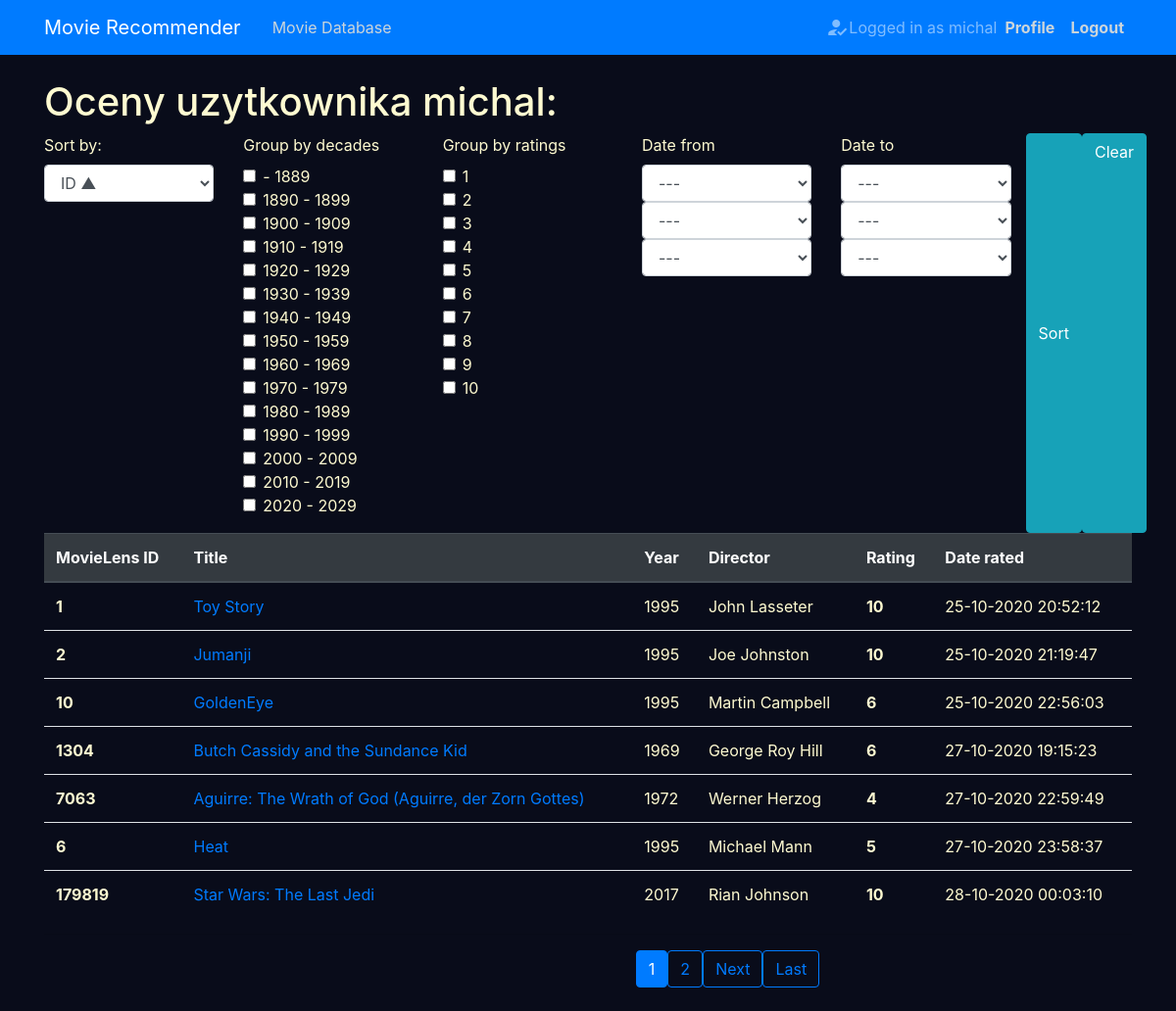
The page /profile/ (signed in) on the database as committed earlier.
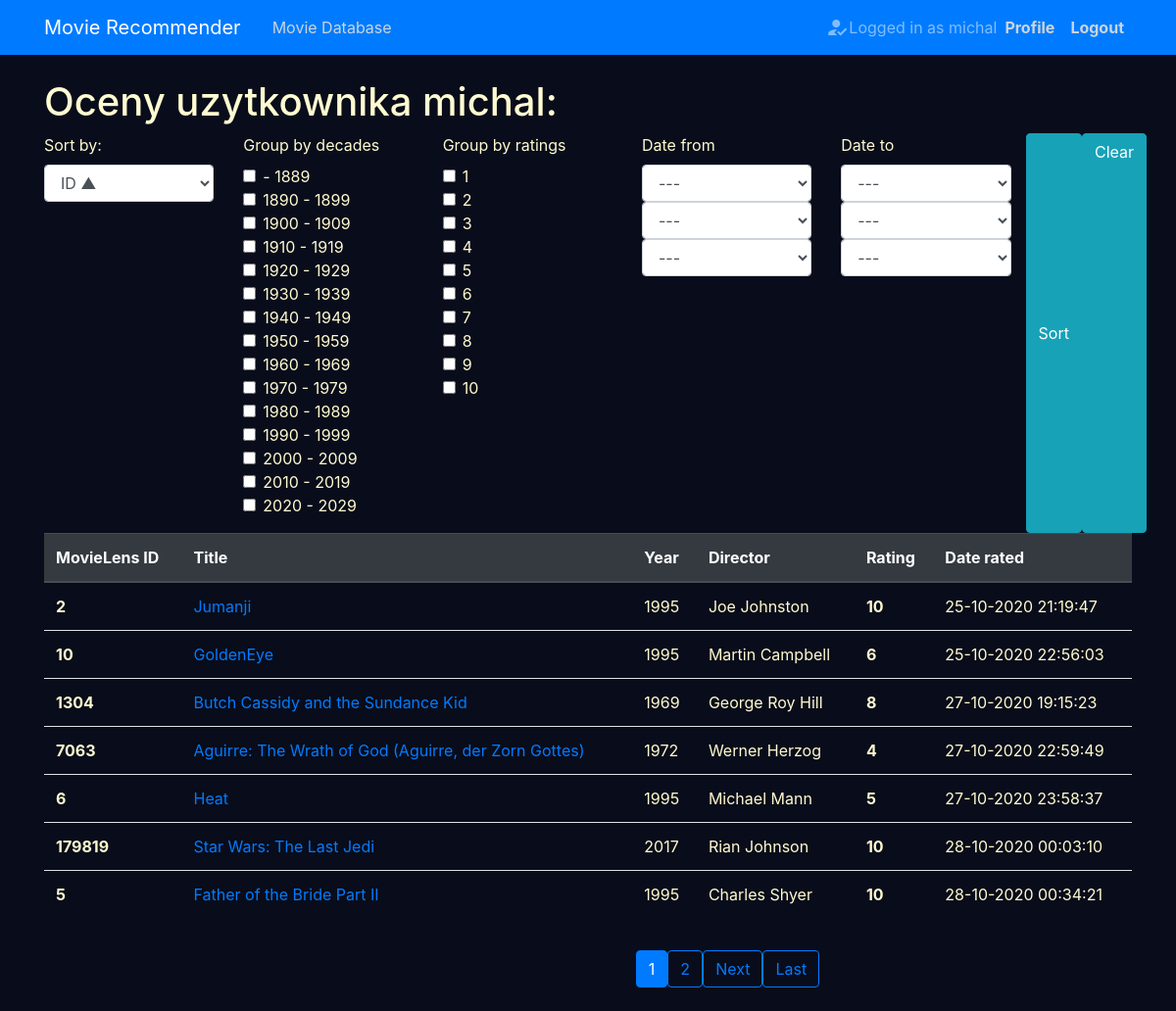
The same page on the database as committed later.
### recommender/models.py (models this page shows, shortened)
class Rating(models.Model):
    movie = models.ForeignKey(Movie, on_delete=models.CASCADE)
    who_rated = models.ForeignKey(User, on_delete=models.CASCADE)
    value = models.PositiveSmallIntegerField(validators=[MinValueValidator(1), MaxValueValidator(10)])
    date_rated = models.DateTimeField(default=timezone.now)
    class Meta:
        constraints = [models.UniqueConstraint(fields=['movie', 'who_rated'], name='No multiple ratings')]
    def __str__(self):
        return f'user_{self.who_rated.pk}_movie_{self.movie}_value_{self.value}'

class Movie(models.Model):
    movielens_id = models.IntegerField()
    imdb_id = models.IntegerField()
    tmdb_id = models.IntegerField()
    title = models.CharField(max_length=200)
    year_released = models.IntegerField()
    director = models.CharField(max_length=100)
    genres = models.ManyToManyField(Genre)
    actors = models.ManyToManyField(Actor)
    def __str__(self):
        return f'MovieLens_id_{self.movielens_id}_Movie_id_{self.id}_{self.title}'

### recommender/views.py (the view, shortened to what this page needs)
# urls.py: path('profile/', RatingListView.as_view(), name='profile'),
class RatingListView(LoginRequiredMixin, ListView):
    model = Movie
    template_name = 'recommender/profile.html'
    context_object_name = 'ratings'
    paginate_by = 7
    def get_queryset(self):
        print(f'\n{self.request}\n')
        queryset = self.request.user.rating_set.all()
        self.form = MovieRatingSortGroupForm(self.request.GET)
        if self.form.is_valid():
            decades_grouping = self.form.cleaned_data['group_by_decades']
            ratings_grouping = self.form.cleaned_data['group_by_ratings']
            if decades_grouping:
                queryset = self.group_by_decade(queryset, decades_grouping)
            if ratings_grouping:
                queryset = self.group_by_rating(queryset, ratings_grouping)
            date_from_grouping = self.form.cleaned_data['date_from']
            date_to_grouping = self.form.cleaned_data['date_to']
            if date_from_grouping:
                if date_to_grouping:
                    queryset = queryset.filter(date_rated__range=[date_from_grouping, date_to_grouping+timedelta(days=1)])
                else:
                    queryset = queryset.filter(date_rated__gte=date_from_grouping)
            elif date_to_grouping:
                queryset = queryset.filter(date_rated__lte=date_to_grouping+timedelta(days=1))
            self.extra_context = self.form.cleaned_data
        ordering = self.form.cleaned_data['sort_by']
        if ordering:
            if 'value' in ordering or 'date_rated' in ordering:
                return queryset.order_by(ordering)
            else:
                if ordering.startswith('-'):
                    return queryset.order_by(f'-movie__{ordering[1:]}')
                else:
                    return queryset.order_by(f'movie__{ordering}')
        else:
            return queryset
    def get_context_data(self, *, object_list=None, **kwargs):
        context = super().get_context_data(**kwargs)
        context['form_sorting_grouping'] = self.form
        print(context)
        return context

### recommender/forms.py (shortened to what this page needs)
class MovieRatingSortGroupForm(forms.Form):
    def __init__(self, *args, **kwargs):
        super().__init__(*args, **kwargs)
        self.fields['sort_by'].label = 'Sort by:'
    SORTING_OPTIONS = SORTING_OPTIONS[:2] + SORTING_OPTIONS[6:] + (
    ('value', 'Rating \u25B2'),
    ('-value', 'Rating \u25BC'),
    ('date_rated', 'Date rated \u25B2'),
    ('-date_rated', 'Date rated \u25BC'))
    possible_ratings = [i for i in range(1, 11)]
    RATING_CHOICES = (tuple(zip(possible_ratings, possible_ratings)))
    sort_by = forms.ChoiceField(choices=SORTING_OPTIONS, required=False)
    group_by_ratings = forms.MultipleChoiceField(choices=RATING_CHOICES, widget=forms.CheckboxSelectMultiple, required=False)
    group_by_decades = forms.MultipleChoiceField(choices=DECADE_CHOICES, widget=forms.CheckboxSelectMultiple, required=False)
    date_from = forms.DateField(widget=forms.SelectDateWidget, required=False)
    date_to = forms.DateField(widget=forms.SelectDateWidget, required=False)
    def clean(self):
        cleaned_data = super().clean()
        date_from = cleaned_data.get('date_from')
        date_to = cleaned_data.get('date_to')

### recommender/templates/recommender/profile.html (shortened to what this page needs)
{% extends 'recommender/base.html' %}
{% load crispy_forms_tags %}
{% block content %}
    <h1>Oceny uzytkownika {{user.username}}:</h1>
    <div class="row">
        <div class="col">
            <form method="get">
            {{form_sorting_grouping.sort_by|as_crispy_field}}
        </div>
        <div class="col">
            {{form_sorting_grouping.group_by_decades|as_crispy_field }}
        </div>
        <div class="col">
            {{form_sorting_grouping.group_by_ratings|as_crispy_field }}
        </div>
        <div class="col">
            {{form_sorting_grouping.date_from|as_crispy_field }}
        </div>
        <div class="col">
            {{form_sorting_grouping.date_to|as_crispy_field }}
        </div>
              <button class="btn btn-info" type="submit">Sort</button>
                <a class="btn btn-info" href="{%url 'profile'%}">Clear</a>
        </div>
    <table class="table table-hover">
      <thead class="thead-dark">
        <tr>
          <th scope="col">MovieLens ID</th>
          <th scope="col">Title</th>
          <th scope="col">Year</th>
          <th scope="col">Director</th>
          <th scope="col">Rating</th>
          <th scope="col">Date rated</th>
        </tr>
      </thead>
      <tbody>
        {% for rating in ratings %}
        <tr class="table-row">
            <th scope="row">{{rating.movie.movielens_id}}</th>
            <td><a href="{% url 'movie_detail' rating.movie.id %}">{{rating.movie.title}}</a></td>
            <td>{{rating.movie.year_released}}</td>
            <td>{{rating.movie.director}}</td>
            <td class="font-weight-bold">{{rating.value}}</td>
            <td> {{rating.date_rated | date:"d-m-Y H:i:s" }}</td>
        </tr>
        {% endfor %}
      </tbody>
    </table>
    {% include 'recommender/pagination.html' %}
{% endblock content %}

Rows that differ between the two databases and show on the page:
removed Rating: movie.movielens_id "1", movie "Toy Story", movie.year_released "1995", movie.director "John Lasseter", value "10", date_rated "25-10-2020 20:52:12"
changed Rating "Butch Cassidy and the Sundance Kid": value "6" → "8"
added Rating: movie.movielens_id "5", movie "Father of the Bride Part II", movie.year_released "1995", movie.director "Charles Shyer", value "10", date_rated "28-10-2020 00:34:21"
